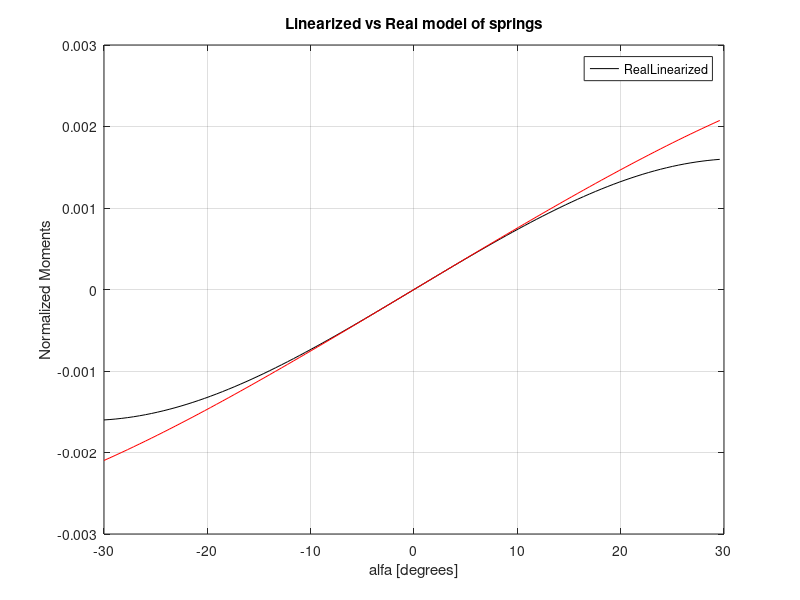
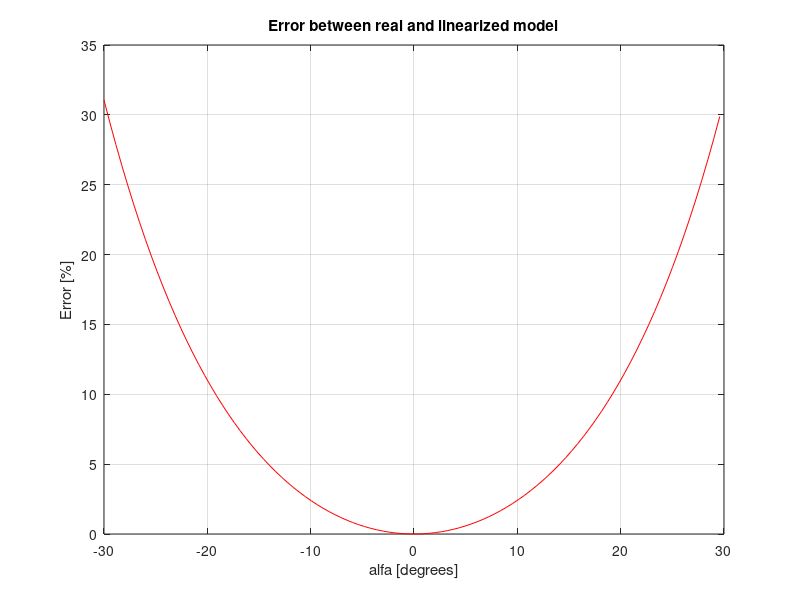

MATLAB code for these plots, in order:
%% non linear and linearized model
clear all 
close all
% Considering 2 Sprin, one per side

P0_A = [-3.2 3.5]/100;
P0_B = [+3.2 3.5]/100;

PP = [0 7.7]/100;
l = norm(PP);
alfa = -pi/6:0.01:pi/6;
Ks = 1;
%% Side A
theta0 = atan2(PP(2)-P0_A(2), PP(1)-P0_A(1));
Pinit = [PP(2)-P0_A(2), PP(1)-P0_A(1)];
xk = norm(Pinit);
pdiff = [l*sin(alfa) - P0_A(1);l*cos(alfa)- P0_A(2)];

theta = atan2(pdiff(2,:), pdiff(1,:));
norms = pdiff.*pdiff;
norms = sqrt(norms(1,:) + norms(2,:));

Fx_real_a = Ks*(norms-xk).*cos(theta+alfa);
%Fx_lin = (alfa+ norm(Pinit)).*taylorapp(theta0, alfa);%cosx = cos(x0) - sin(x0)*(x);
%Fx_lin = norm(Pinit)*cos(theta0) - norm(Pinit)*sin(theta0).*alfa + alfa*cos(theta0);
%Fx_lin_a = Ks*(norms-xk + alpha.*(norms-xk)).*(cos(theta0));
Fx_lin_a = Ks*(cos(theta0))*(norms-xk);
 
%% Side B

theta0 = atan2(PP(2)-P0_B(2), PP(1)-P0_B(1));
Pinit = [PP(2)-P0_B(2), PP(1)-P0_B(1)];
xk = norm(Pinit);
pdiff = [l*sin(alfa) - P0_B(1);l*cos(alfa)- P0_B(2)];

theta = atan2(pdiff(2,:), pdiff(1,:));
norms = pdiff.*pdiff;
norms = sqrt(norms(1,:) + norms(2,:));

Fx_real_b = Ks*(norms-xk).*cos(theta+alfa);
%Fx_lin = (alfa+ norm(Pinit)).*taylorapp(theta0, alfa);%cosx = cos(x0) - sin(x0)*(x);
%Fx_lin = norm(Pinit)*cos(theta0) - norm(Pinit)*sin(theta0).*alfa + alfa*cos(theta0);
%Fx_lin_b = Ks*(norms-xk + alpha.*(norms-xk)).*(cos(theta0));
Fx_lin_b = Ks*(cos(theta0))*(norms-xk);

Mx_real = (Fx_real_a + Fx_real_b)*l;
Mx_lin = (Fx_lin_a + Fx_lin_b)*l;



degree = alfa*180/pi;
figure(1)
plot(degree,Mx_real,"k", degree,Mx_lin, "r")
title("Linearized vs Real model of springs")
xlabel("alfa [degrees]")
ylabel("Normalized Moments")
legend(["Real", "Linearized"])
grid on
figure(2)
error = (Mx_lin-Mx_real)./Mx_real*100;
plot(degree,error, "r")
title("Error between real and linearized model")
xlabel("alfa [degrees]")
ylabel("Error [%]")
grid on
saveas(figure(1), "Linearized vs Real model of springs.png")
saveas(figure(2), "Error between real and linearized model.png")

%% checking taylor approx
% close all
% plot(degree,cos(theta0+alfa),degree, taylorapp(theta0, alfa))
% err = cos(theta0+alfa)-taylorapp(theta0, alfa);
% figure
% plot(abs(err),"r")








